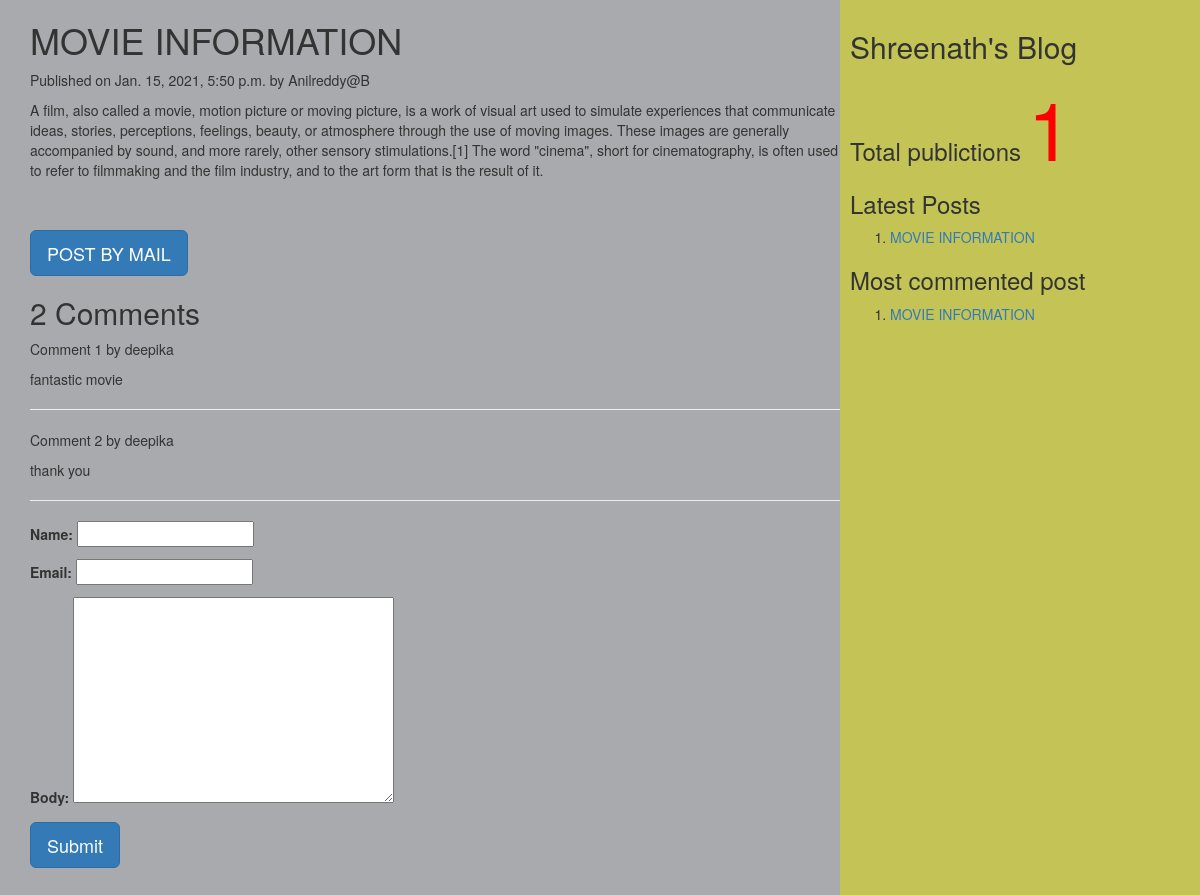
Screenshot of /2021/01/15/movie-information with the database file from the repository.
### myApp/models.py (models this page shows, shortened)
class Post(models.Model):
          tags=TaggableManager()
          STATUS_CHOICES=(('draft','Draft'),('published','Published'))
          title=models.CharField(max_length=256)
          slug=models.SlugField(max_length=264,unique_for_date='publish')
          author=models.ForeignKey(User,related_name='blog_posts',on_delete= models.CASCADE)
          body=models.TextField()
          publish=models.DateTimeField(default=timezone.now)
          created=models.DateTimeField(auto_now_add=True)
          updated=models.DateTimeField(auto_now=True)
          status= models.CharField(max_length=10,choices=STATUS_CHOICES,default='draft')
          objects=CustomManager()
          class Meta:
                ordering=('-publish',)
          def get_absolute_url(self):
                return reverse('post_detail',args=[self.publish.year,self.publish.strftime('%m'),self.publish.strftime('%d'),self.slug])

class Comment(models.Model):
    post=models.ForeignKey(Post,related_name="comments",on_delete=models.CASCADE)
    name=models.CharField(max_length=50)
    email=models.EmailField()
    body=models.TextField()
    created=models.DateTimeField(auto_now_add=True)
    updated=models.DateTimeField(auto_now=True)
    active=models.BooleanField(default=True)
    class Meta:
        ordering=('created',)

### myApp/views.py (the view, shortened to what this page needs)
# urls.py: url(r'(?P<year>\d{4})/(?P<month>\d{2})/(?P<day>\d{2})/(?P<post>[-\w]+)',views.post_detail_view,name='post_detail'),
def post_detail_view(request,year,month,day,post):
    post=get_object_or_404(Post,slug=post,publish__year=year,publish__month=month,publish__day=day)
    comments=post.comments.filter(active=True)
    csubmit=False
    form=CommentForm()
    d={'post':post,'form':form,'csubmit':csubmit,'comments':comments}
    return render(request,'myApp/post_detail.html',d)

### myApp/forms.py
class CommentForm(forms.ModelForm):
    class Meta:
        model=Comment
        fields=('name','email','body')

### myApp/models.py (called while the page is built)
    def get_queryset(self):
        return super().get_queryset().filter(status='published')

### myApp/templatetags/mytags.py (called while the page is built)
@register.simple_tag
def total_posts():
    return Post.objects.count()

@register.inclusion_tag('myApp/latest_post.html')
def show_latest_posts(count=3):
    latest_posts=Post.objects.order_by('-publish')[:count]
    return {'latest_posts':latest_posts}

@register.simple_tag
def get_most_commented_posts(count=2):
    return Post.objects.annotate(total_comments=Count('comments')).order_by('-total_comments')[:count]

### templates/myApp/post_detail.html (shortened to what this page needs)
<html>
    {%extends 'myApp/parent.html'%}
        {%block content_block%}
        <h1>{{post.title}}</h1>
        <p>Published on {{post.publish}} by {{post.author|title}}</p>
        {{post.body|linebreaks}} <br><br>
        <a href="/{{post.id}}/share" class='btn btn-lg btn-primary'>POST BY MAIL</a>
        {%with comments.count as comments_count%}
        <h2>{{comments_count}} Comment{{comments_count|pluralize}}</h2>
        {%endwith%}
        {%if comments%}
         {%for c in comments%}
         <p>Comment {{forloop.counter}} by {{c.name}}</p>
        <div>{{c.body|linebreaks}}</div>
        <hr>
        {%endfor%}
        {%else%}
         <p style="color:blue;font-size:30px;font-style:bold;border-bottom:1px red solid;">There are no comments</p>
        {%endif%}
         {%if csubmit%}
         <h2>Thank you..Your comment has been added successfully!!</h2>
         {%else%}
         <form  method="post">
           {{form.as_p}}
           <input type="submit" class='btn btn-lg btn-primary' value="Submit">
         </form>
         {%endif%}
        {%endblock%}

### templates/myApp/parent.html (shortened to what this page needs)
<html>
{%load mytags%}
    <head>
        <link rel="stylesheet" href="https://maxcdn.bootstrapcdn.com/bootstrap/3.3.7/css/bootstrap.min.css">
    </head>
    <body>
        <div class="content" style="width:70%;float:left;background-color:a8aaad;height:300%;padding:0 0 0 30px">
              {%block content_block%}
              {%endblock%}
        </div>
        <div class="sidebar" style="width:30%;float:right;background-color:#c4c456;height:300%;padding:10px">
            <h2>Shreenath's Blog</h2>
            <h3>Total publictions
              <span style="color:red;font-size:80px">
              {%total_posts%}</span>
              <h3>Latest Posts</h3>
              {% show_latest_posts 2 %}
              <h3>Most commented post</h3>
              {%get_most_commented_posts as m%}
              <ol>
                {%for post in m%}
                <li><a href="{{post.get_absolute_url}}">{{post.title}}</a></li>
                {%endfor%}
              </ol>
            </h3>
        </div>
    </body>
</html>

### templates/myApp/latest_post.html
<!DOCTYPE html>
<html lang="en" dir="ltr">
  <body>
    <ol>
    {%for post in latest_posts%}
    <li><a href="{{post.get_absolute_url}}">{{post.title}}</a></li>
    {%endfor%}
    </ol>
  </body>
</html>

### rows the page displays
Post: title "MOVIE INFORMATION", publish "Jan. 15, 2021, 5:50 p.m.", author "Anilreddy@B", body "A film, also called a movie, motion picture or moving picture, is a work of visual art used to simulate experiences that communicate ideas, stories, perceptions, feelings, beauty, or atmosphere through the use of moving images. These images are generally accompanied by sound, and more rarely, other sensory stimulations.[1] The word \"cinema\", short for cinematography, is often used to refer to filmmaking and the film industry, and to the art form that is the result of it."
Comment: name "deepika", body "fantastic movie"
Comment: name "deepika", body "thank you"

### other values shown
{{ comments_count }} "2"
